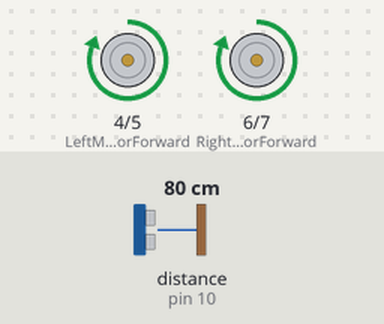
Recording of a sketch running on a simulated Arduino Uno, built with avr-gcc and run on an emulated ATmega328P. Shown: motor-driver pin pairs drawn as motors (green arrow = first pin HIGH = forward, orange = second pin HIGH = backward, longer = more drive). Wiring (inferred from the names in the program): ultrasonic range finder: trigger pin 9; echo pin 10. The inputs (shaded band) are chosen by the test bench; at power-on: distance to the obstacle (sensor on pin 10) 80 cm. The echo pulse lasts 58.3 µs per cm.

Above: at 1.2 s.
1.3 s: distance to the obstacle (sensor on pin 10) set to 22 cm
2.8 s: distance to the obstacle (sensor on pin 10) set to 19 cm
At 4.0 s:
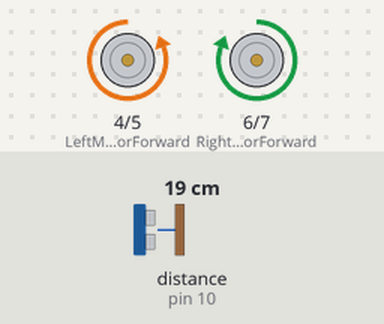
4.3 s: distance to the obstacle (sensor on pin 10) set to 35 cm
At 5.0 s:
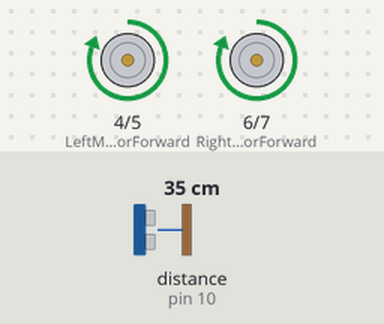
5.8 s: distance to the obstacle (sensor on pin 10) set to 2 cm
At 6.5 s:
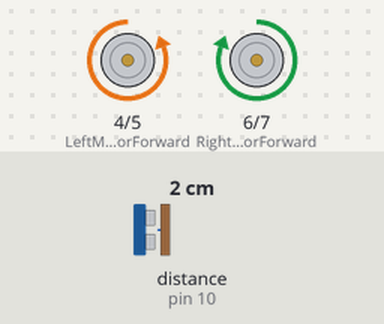
Timing chart, 0 to 8.3 s (numbered marks = the images above; inputs shaded):
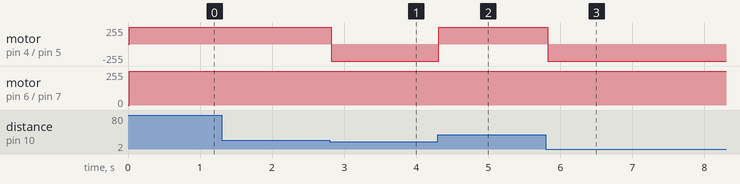

Measured:
- the behaviour switches between 21 and 20 cm on distance to the obstacle (sensor on pin 10) (found by bisection; images 0 and 1)
- after the input at 1.3 s, every drawn part: stays the same
- after the input at 2.8 s, motor on pin 4 (LeftMotorForward) / pin 5 (LeftMotorReverse): forward 255/255 → backward 255/255 at once
- after the input at 4.3 s, motor on pin 4 (LeftMotorForward) / pin 5 (LeftMotorReverse): backward 255/255 → forward 255/255 at once
- after the input at 5.8 s, motor on pin 4 (LeftMotorForward) / pin 5 (LeftMotorReverse): forward 255/255 → backward 255/255 at once

The sketch:

Obstacle_Avoiding_Robot.ino
```cpp
/// CODE FOR OBSTACLE AVOIDING ROBOT ///

#define trigPin 9
#define echoPin 10

#define LeftMotorForward 4
#define LeftMotorReverse 5
#define RightMotorForward 6
#define RightMotorReverse 7


void setup()
{
   pinMode(LeftMotorForward, OUTPUT);
   pinMode(LeftMotorReverse, OUTPUT);
   pinMode(RightMotorForward, OUTPUT);
   pinMode(RightMotorReverse, OUTPUT);

   pinMode(trigPin, OUTPUT);
   pinMode(echoPin, INPUT);

}

void loop()
{
  long duration, distance;
  digitalWrite(trigPin,HIGH);
  delayMicroseconds(1000);
  digitalWrite(trigPin, LOW);
  duration=pulseIn(echoPin, HIGH);
  distance =(duration/2)/29.1;
  delay(10);


  if((distance>20))
 {
  digitalWrite(RightMotorForward,HIGH);       // Move the robot forward
   digitalWrite(RightMotorReverse,LOW);
   digitalWrite(LeftMotorReverse,LOW);
   digitalWrite(LeftMotorForward,HIGH);
 }

  else if(distance<20)
 {
   digitalWrite(RightMotorForward,HIGH);      // Rotate the robot left
   digitalWrite(RightMotorReverse,LOW);
   digitalWrite(LeftMotorReverse,HIGH);
   digitalWrite(LeftMotorForward,LOW);

 }

}
```
